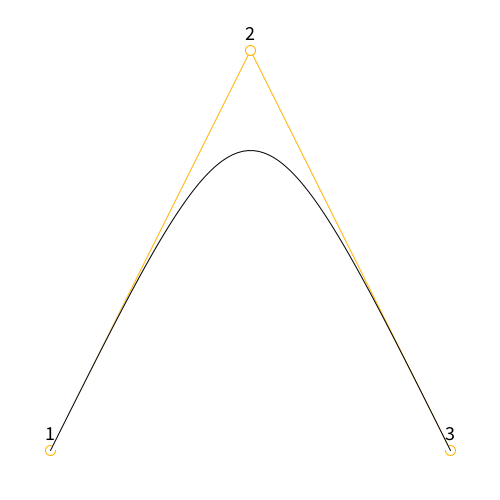
Frame 1 (no input)
Frame 60 (the mouse pressed at the canvas centre just before this capture): identical to frame 1, image omitted
Frame 120 (the mouse held since frame 60 and released just before this capture): identical to frame 1, image omitted

The Processing sketch that drew this single still picture (run headless with seeded random() and noise(); from frame 60 on, the mouse is pressed at the canvas centre):

// Processing sketch: bezier1
// ── bezier1.pde
class ControlPoint{
  float x,y;
  boolean drag=false;
  ControlPoint(float x, float y) {
    this.x = x;
    this.y = y;
  }
}
ControlPoint cp1,cp2,cp3;

void setup() {
  size(500,500);
  cp1 = new ControlPoint(50,450);
  cp2 = new ControlPoint(250,50);
  cp3 = new ControlPoint(450,450);

  textSize(20);
  textAlign(CENTER);
}

void draw() {
  background(255);
  stroke(255,180,0);
  line(cp1.x,cp1.y,cp2.x,cp2.y);
  line(cp2.x,cp2.y,cp3.x,cp3.y);
  fill(255);
  circle(cp1.x,cp1.y,10);
  circle(cp2.x,cp2.y,10);
  circle(cp3.x,cp3.y,10);
  fill(0);
  text("1",cp1.x,cp1.y-10);
  text("2",cp2.x,cp2.y-10);
  text("3",cp3.x,cp3.y-10);
  fill(255);
  stroke(0);
  bezier(cp1.x,cp1.y,
        cp2.x,cp2.y,
        cp2.x,cp2.y,
        cp3.x,cp3.y);
}

void mousePressed() {
  float dst1 = dist(cp1.x,cp1.y,mouseX,mouseY);
  float dst2 = dist(cp2.x,cp2.y,mouseX,mouseY);
  float dst3 = dist(cp3.x,cp3.y,mouseX,mouseY);
  cp1.drag = false;
  cp2.drag = false;
  cp3.drag = false;
  if (dst3<=5) cp3.drag = true;
  else if (dst2<=5) cp2.drag = true;
  else if (dst1<=5) cp1.drag = true;
}

void mouseDragged() {
  float mx = mouseX-pmouseX;
  float my = mouseY-pmouseY;
  if (cp1.drag) {
    cp1.x += mx;
    cp1.y += my;
  }
  if (cp2.drag) {
    cp2.x += mx;
    cp2.y += my;
  }
  if (cp3.drag) {
    cp3.x += mx;
    cp3.y += my;
  }
}
